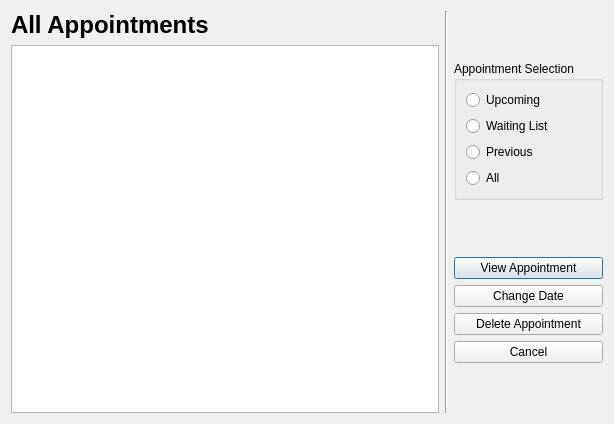
<?xml version="1.0" encoding="UTF-8"?>
<ui version="4.0">
 <class>Dialog</class>
 <widget class="QDialog" name="Dialog">
  <property name="geometry">
   <rect>
    <x>0</x>
    <y>0</y>
    <width>614</width>
    <height>424</height>
   </rect>
  </property>
  <property name="windowTitle">
   <string>Dialog</string>
  </property>
  <layout class="QVBoxLayout" name="verticalLayout_5">
   <item>
    <layout class="QHBoxLayout" name="horizontalLayout">
     <item>
      <layout class="QVBoxLayout" name="verticalLayout">
       <item>
        <widget class="QLabel" name="label">
         <property name="text">
          <string>&lt;html&gt;&lt;head/&gt;&lt;body&gt;&lt;p&gt;&lt;span style=&quot; font-size:18pt; font-weight:600;&quot;&gt;All Appointments&lt;/span&gt;&lt;/p&gt;&lt;/body&gt;&lt;/html&gt;</string>
         </property>
        </widget>
       </item>
       <item>
        <widget class="QTableView" name="tableAppointments">
         <property name="selectionBehavior">
          <enum>QAbstractItemView::SelectRows</enum>
         </property>
        </widget>
       </item>
      </layout>
     </item>
     <item>
      <widget class="Line" name="line">
       <property name="orientation">
        <enum>Qt::Vertical</enum>
       </property>
      </widget>
     </item>
     <item>
      <layout class="QVBoxLayout" name="verticalLayout_4">
       <item>
        <spacer name="verticalSpacer_3">
         <property name="orientation">
          <enum>Qt::Vertical</enum>
         </property>
         <property name="sizeHint" stdset="0">
          <size>
           <width>20</width>
           <height>13</height>
          </size>
         </property>
        </spacer>
       </item>
       <item>
        <widget class="QGroupBox" name="groupBox">
         <property name="title">
          <string>Appointment Selection</string>
         </property>
         <layout class="QVBoxLayout" name="verticalLayout_3">
          <item>
           <layout class="QVBoxLayout" name="verticalLayout_2">
            <item>
             <widget class="QRadioButton" name="radioUpcoming">
              <property name="text">
               <string>Upcoming</string>
              </property>
             </widget>
            </item>
            <item>
             <widget class="QRadioButton" name="radioWaitingList">
              <property name="text">
               <string>Waiting List</string>
              </property>
             </widget>
            </item>
            <item>
             <widget class="QRadioButton" name="radioPrevious">
              <property name="text">
               <string>Previous</string>
              </property>
             </widget>
            </item>
            <item>
             <widget class="QRadioButton" name="radioAll">
              <property name="text">
               <string>All</string>
              </property>
             </widget>
            </item>
           </layout>
          </item>
         </layout>
        </widget>
       </item>
       <item>
        <spacer name="verticalSpacer_2">
         <property name="orientation">
          <enum>Qt::Vertical</enum>
         </property>
         <property name="sizeHint" stdset="0">
          <size>
           <width>20</width>
           <height>40</height>
          </size>
         </property>
        </spacer>
       </item>
       <item>
        <widget class="QPushButton" name="btnViewAppointment">
         <property name="text">
          <string>View Appointment</string>
         </property>
        </widget>
       </item>
       <item>
        <widget class="QPushButton" name="btnChangeDate">
         <property name="text">
          <string>Change Date</string>
         </property>
        </widget>
       </item>
       <item>
        <widget class="QPushButton" name="btnDeleteAppointment">
         <property name="text">
          <string>Delete Appointment</string>
         </property>
        </widget>
       </item>
       <item>
        <widget class="QPushButton" name="btnCancel">
         <property name="text">
          <string>Cancel</string>
         </property>
        </widget>
       </item>
       <item>
        <spacer name="verticalSpacer">
         <property name="orientation">
          <enum>Qt::Vertical</enum>
         </property>
         <property name="sizeHint" stdset="0">
          <size>
           <width>20</width>
           <height>40</height>
          </size>
         </property>
        </spacer>
       </item>
      </layout>
     </item>
    </layout>
   </item>
  </layout>
 </widget>
 <resources/>
 <connections>
  <connection>
   <sender>btnCancel</sender>
   <signal>clicked()</signal>
   <receiver>Dialog</receiver>
   <slot>close()</slot>
   <hints>
    <hint type="sourcelabel">
     <x>512</x>
     <y>349</y>
    </hint>
    <hint type="destinationlabel">
     <x>512</x>
     <y>387</y>
    </hint>
   </hints>
  </connection>
 </connections>
</ui>
